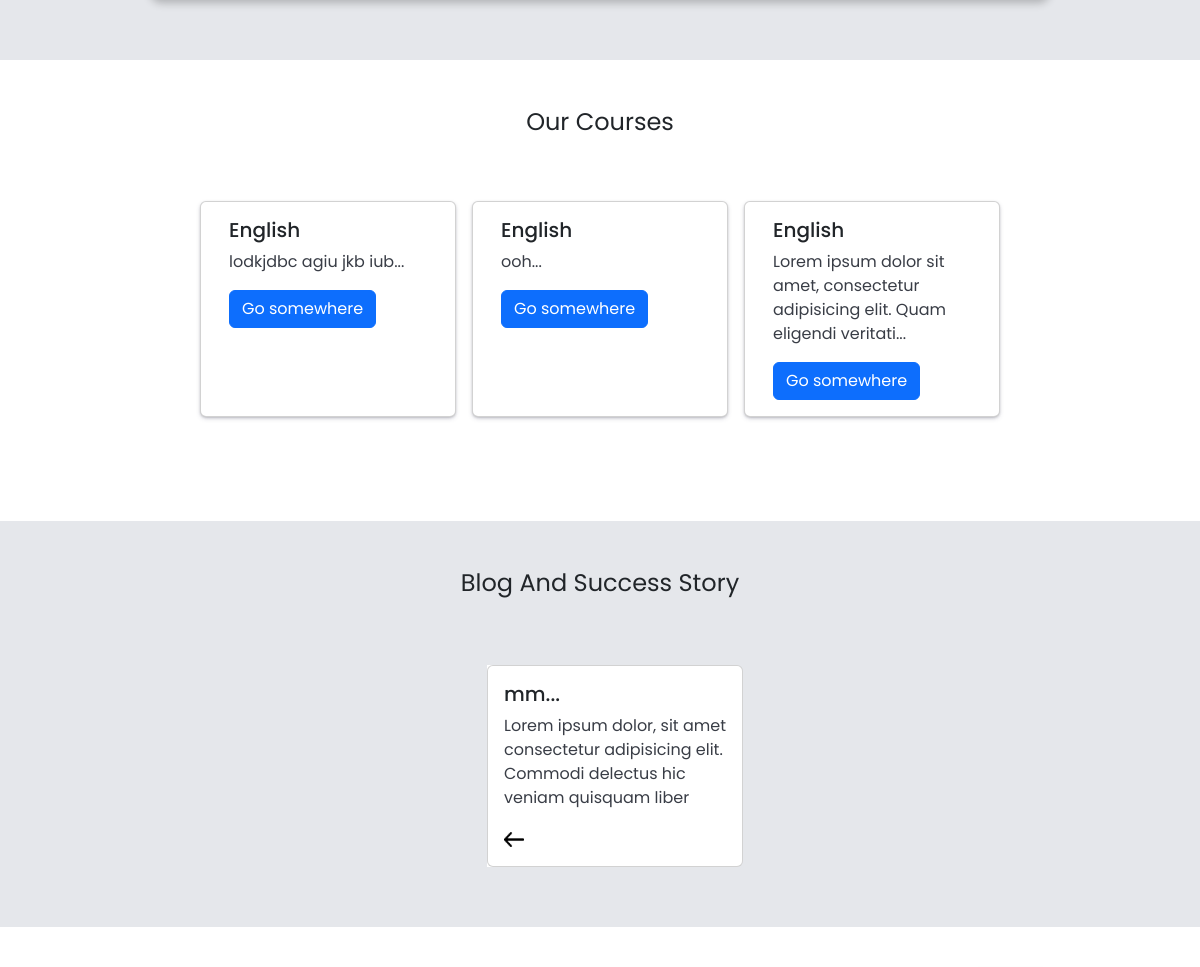
/ (middle part), run on an earlier commit of the app's database.
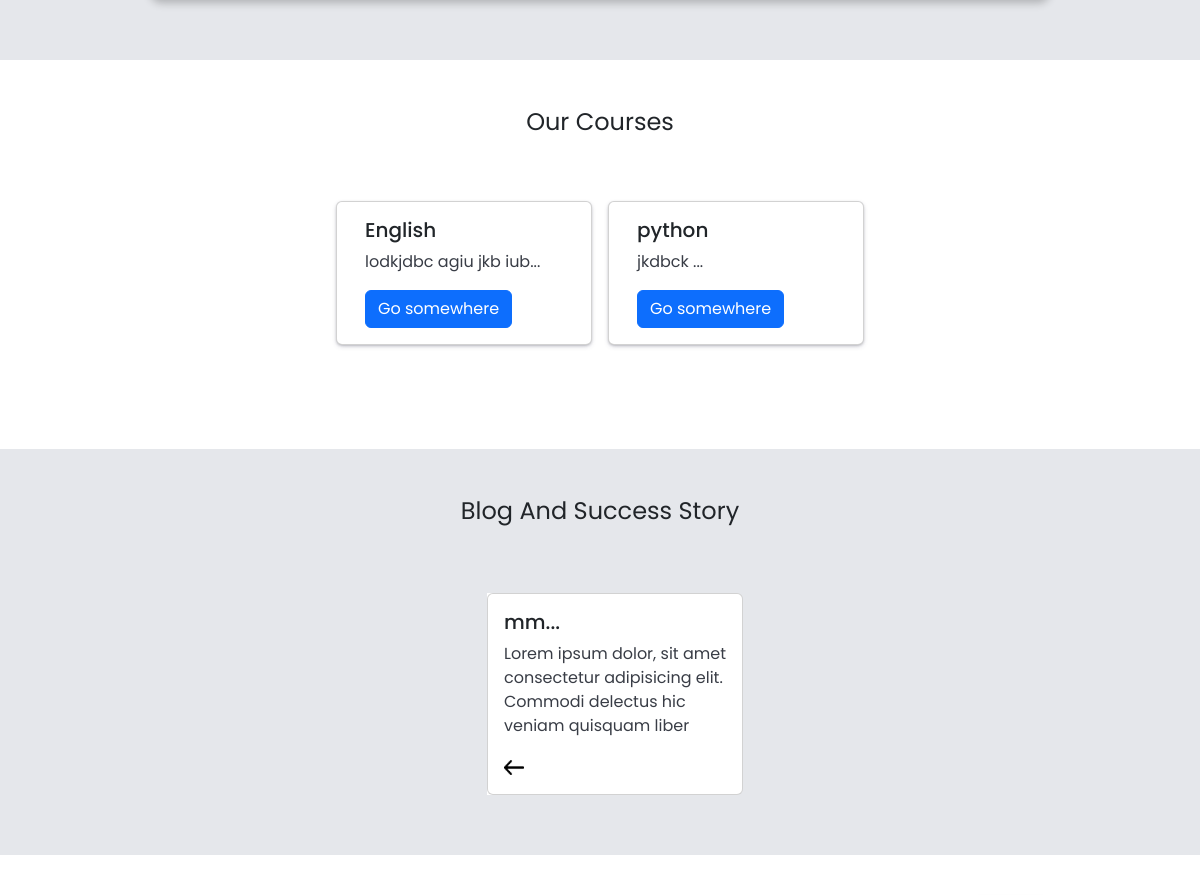
And on a later commit of the database.
### home/models.py (models this page shows)
class courses(models.Model):
    subjectname =  models.ForeignKey(Subject, on_delete=models.SET_NULL, null=True, blank=True)
    title = models.CharField(max_length=200, null=True, blank=True)
    description = models.TextField(null=True, blank=True)
    paid = models.BooleanField(null=True, blank=True, default=False)
    class Meta:
        ordering = ['subjectname']

class Subject(models.Model):
    subject_name = models.CharField(max_length=100 ,null=True, blank=True)
    subject_code = models.CharField(max_length=100 ,null=True, blank=True)
    def __str__(self):
        return self.subject_name

class BlogStory(models.Model):
    title = models.CharField(max_length=100, null=True, blank=True)
    story = models.CharField(max_length=100, null=True, blank=True)
    description = models.TextField(max_length=500, null=True, blank=True)

### home/views.py (the view)
# urls.py: 2. Add a URL to urlpatterns:  path('', views.home, name='home')
def home(request):
    course= courses.objects.all()
    story = BlogStory.objects.all()
    sutdent_query = StudentQuery.objects.all()
    content = {
        'courses':course,
        'story': story,
        'query':sutdent_query,
    }
    if request.method == 'POST':
       query = request.POST.get('student_query')
       sutdent_query = StudentQuery.objects.create(query=query)
       return redirect('/')
    return render(request, "home/dashboard.html", content)

### templates/home/dashboard.html (shortened to what this page needs)
{% extends "layout/base.html" %}
{% block content %}
<div class="journey-section ff">
    <div class="student-zone-card">
        <div class="student-zone">
        </div>
    </div>
</div>
<div class="ff">
    <div class="blog-card-story py-5">
        <div>
            <h4 class="text-center ff">Our Courses</h4>
        </div>
        <div class="m-auto" style="width: 85%;">
            <div class="py-5">
                <div class="row justify-content-center">
                 {% for item in courses %}
                    <div class="card mx-2 my-2 blog-card" style="width: 16rem;">
                        <div class="card-body ff">
                            <h5 class="card-title ">{{item.subjectname}}</h5>
                            <p class="card-text para-col">{{item.description | slice:"0:80"}}...</p>
                            <a href="/courses/" class="btn btn-primary">Go somewhere</a>
                        </div>
                    </div>
                 {% endfor %}
                </div>
            </div>
        </div>
    </div>
</div>
<div class="story-section ff">
    <div class="w-100 h-100">
        <div>
            <h4 class="text-center py-5 ff">
                Blog And Success Story
            </h4>
        </div>
        <div class="w-75 m-auto py-2">
            <div class="row justify-content-center ">
                {% for item in story  %}
                    <div class="maincontainer mx-2  my-1">
                        <div class="thecard">
                            <div class="front-card">
                                <div>
                                    <div class="card" style="width: 16rem;">
                                        <div class="card-body ff">
                                            <h5 class="card-title">{{item.title | slice:"0:15"}}...</h5>
                                            <p class="card-text para-col">{{item.story}}</p>
                                            <img class="card-arrow-img" src="/static/images/download.png" alt="">
                                        </div>
                                    </div>
                                </div>
                            </div>
                            <div class="back-card">
                                <div class="card" style="width: 16rem;">
                                    <div class="card-body ff">
                                        <p class="card-text para-col">{{item.description | slice:"0:120" }}...</p>
                                    </div>
                                </div>
                            </div>
                        </div>
                    </div>
                {% endfor %}
            </div>
        </div>
    </div>
</div>
<div class="py-5">
</div>
{% endblock content %}

What changed in the data, as far as the page shows it:
removed courses: subjectname "English", description "ooh"
removed courses: subjectname "English", description "Lorem ipsum dolor sit amet, consectetur adipisicing elit. Quam eligendi veritati"
added courses: subjectname "python", description "jkdbck"
